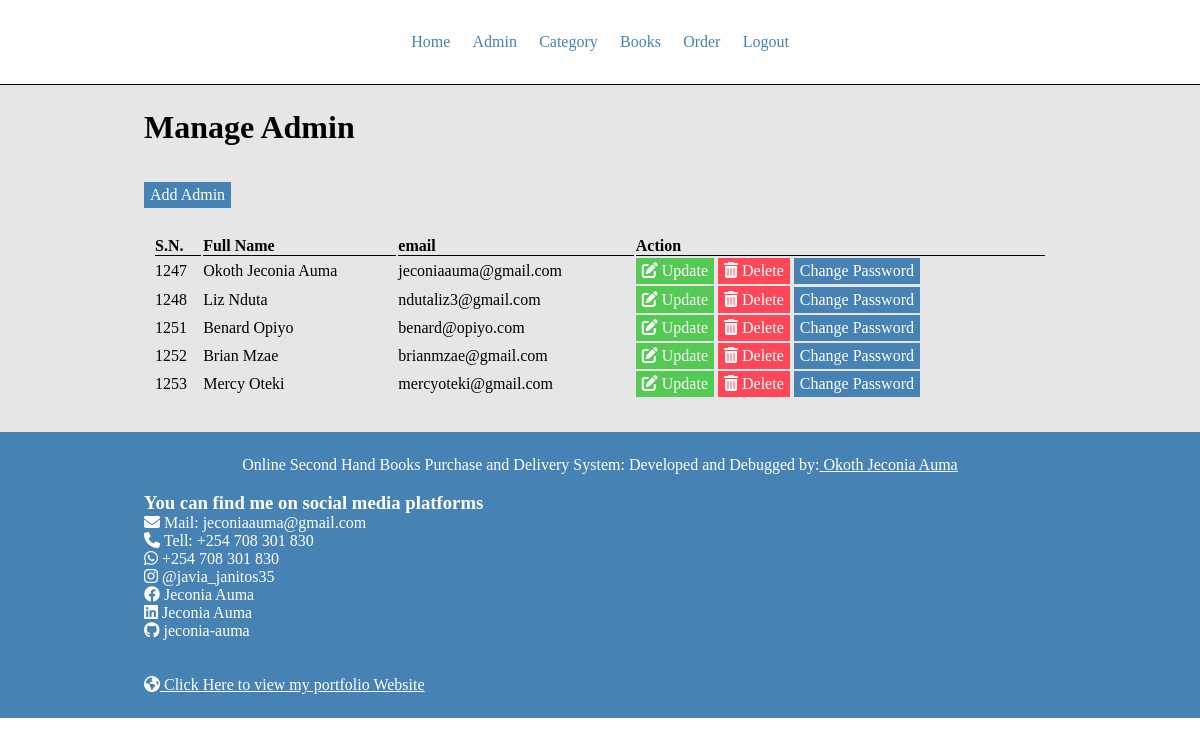
The page /admin/manage-admin.php (signed in) on the database its author committed.
### tables this page shows
CREATE TABLE `users` (
  `id` int(11) NOT NULL,
  `full_name` varchar(100) NOT NULL,
  `national_id` int(11) NOT NULL,
  `mobile` int(11) DEFAULT NULL,
  `email` varchar(100) NOT NULL,
  `password` varchar(255) NOT NULL,
  `user_type` varchar(10) NOT NULL
);

### admin/manage-admin.php (the view, shortened to what this page needs)
<?php include('partials/menu.php'); ?>
<div class="container">
    <div class="wrapper">
        <h1>Manage Admin</h1>
        <br><br>
        <a href="<?php echo SITEURL.'admin/add-admin.php'; ?>" class="btn-primary">Add Admin</a>
        <br><br>
        <table class="tbl-100">
            <th>S.N.</th>
            <th>Full Name</th>
            <th>email</th>
            <th>Action</th>
            <?php
                $sql = "SELECT * FROM users";
                $res = mysqli_query($conn, $sql);
                if($res == TRUE){
                    $count = mysqli_num_rows($res);
                    if($count > 0){
                        while($row = mysqli_fetch_assoc($res)){
                            $id = $row['id'];
                            $full_name = $row['full_name'];
                            $email = $row['email'];
                            ?>
                            <tr>
                                <td><?php echo $id;?></td>
                                <td><?php echo $full_name; ?></td>
                                <td><?php echo $email;?></td>
                                <td>
                                    <a href="<?php echo SITEURL.'admin/update-admin.php?id='.$id; ?>" class="btn-secondary"><i class="fa-solid fa-pen-to-square"></i> Update</a>
                                    <a href="<?php echo SITEURL.'admin/delete-admin.php?id='.$id; ?>" class="btn-danger"><i class="fa-solid fa-trash-can"></i> Delete</a>
                                    <a href="<?php echo SITEURL.'admin/change-password.php?id='.$id; ?>" class="btn-primary">Change Password</a>
                                </td>
                            </tr>
                            <?php
                        }
                    }
                }
            ?>
        </table>
    </div>
</div>
<?php include('partials/footer.php'); ?>

### admin/partials/menu.php (shortened to what this page needs)
<!DOCTYPE html>
<html lang="en">
<head>
    <link rel="stylesheet" href="../css/admin.css">
    <link rel="stylesheet" href="../fonts/css/all.css">
</head>
<body>
    <div class="menu">
        <div class="wrapper">
            <ul class="text-center">
                <li><a href="index.php">Home</a></li>
                <li><a href="manage-admin.php">Admin</a></li>
                <li><a href="manage-category.php">Category</a></li>
                <li><a href="manage-books.php">Books</a></li>
                <li><a href="manage-orders.php">Order</a></li>
                <li><a href="admin-logout.php">Logout</a></li>
            </ul>
        </div>
    </div>

### admin/partials/footer.php
<div class="footer">
        <div class="wrapper">
            <p class="text-center">Online Second Hand Books Purchase and Delivery System: Developed and Debugged by:<a href="../developer_details/cv/index.html"> Okoth Jeconia Auma</a></p>
            <br>
            <h3>You can find me on social media platforms</h3>
            <a href="mailto: jeconiaauma@gmail.com" class="blocker"><i class="fa-solid fa-envelope"></i> Mail: jeconiaauma@gmail.com</a>
            <a href="tel: +254708301830" class="blocker"><i class="fa-solid fa-phone"></i> Tell: +254 708 301 830</a>
            <a href="https://wa.me/+254708301830" class="blocker"><i class="fa-brands fa-whatsapp"></i> +254 708 301 830</a>
            <a href="https://www.instagram.com/javia_janitos35/" class="blocker"><i class="fa-brands fa-instagram"></i> @javia_janitos35</a>
            <a href="https://www.facebook.com/profile.php?id=100077567292588" class="blocker"><i class="fa-brands fa-facebook"></i> Jeconia Auma</a>
            <a href="https://www.linkedin.com/in/jeconia-auma" class="blocker"><i class="fa-brands fa-linkedin"></i> Jeconia Auma</a>
            <a href="https://github.com/jeconia-auma" class="blocker"><i class="fa-brands fa-github"></i> jeconia-auma</a>
            <br><br>
            <a href="../developer_details/cv/index.html"><i class="fa-solid fa-earth"></i> Click Here to view my portfolio Website</a>
        </div>
    </div>
</body>
</html>

### css/admin.css (style rules this page uses)
* { padding: 0; margin: 0; box-sizing: border-box; font-size: serif; }
.container { width: 100vw; }
.menu { color: steelblue; border-bottom: 1px solid #000; }
.menu .wrapper ul { list-style: none; }
.menu .wrapper ul li { display: inline-block; margin: 1% 1%; }
.menu .wrapper ul li a:link, .menu .wrapper ul li a:visited { text-decoration: none; color: steelblue; }
.footer { background-color: steelblue; color: white; }
.footer .wrapper a:link,.footer .wrapper a:visited { color: #fff; }
.footer .blocker { display: block; text-decoration: none; }
.container { background-color: rgb(230, 230, 230); }
.wrapper { width: 80%; padding: 2%; margin: 0 auto; }
.text-center { text-align: center; }
.btn-secondary { padding: 1% 6px; background-color: rgb(84, 201, 84); text-decoration: none; color: #fff; display: inline-block; }
.btn-danger { padding: 1% 6px; background-color: #ff4757; text-decoration: none; color: #fff; display: inline-block; }
.btn-primary { padding: 4px 6px; background-color: steelblue; text-decoration: none; color: #fff; display: inline-block; }
.tbl-100 { width: 100%; padding: 1%; }
.tbl-100 th { text-align: left; border-bottom: 1px solid #000; }

### rows shown on the page
users: id "1247", full_name "Okoth Jeconia Auma", email "jeconiaauma@gmail.com"
users: id "1248", full_name "Liz Nduta", email "ndutaliz3@gmail.com"
users: id "1251", full_name "Benard Opiyo", email "benard@opiyo.com"
users: id "1252", full_name "Brian Mzae", email "brianmzae@gmail.com"
users: id "1253", full_name "Mercy Oteki", email "mercyoteki@gmail.com"
